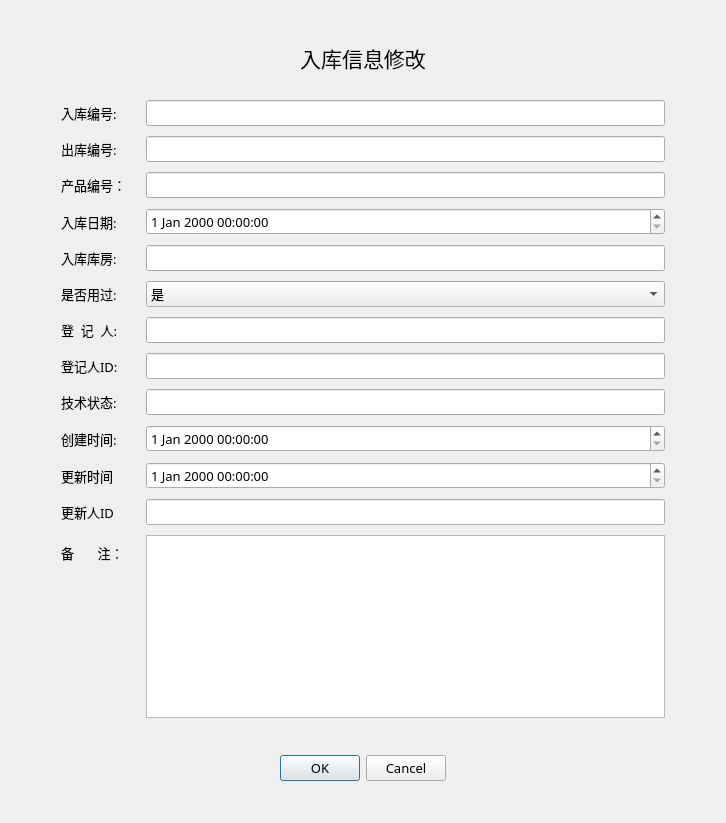
<?xml version="1.0" encoding="UTF-8"?>
<ui version="4.0">
 <class>Dialog</class>
 <widget class="QDialog" name="Dialog">
  <property name="enabled">
   <bool>true</bool>
  </property>
  <property name="geometry">
   <rect>
    <x>0</x>
    <y>0</y>
    <width>726</width>
    <height>823</height>
   </rect>
  </property>
  <property name="font">
   <font>
    <family>微软雅黑 Light</family>
    <pointsize>10</pointsize>
   </font>
  </property>
  <property name="windowTitle">
   <string>入库信息查看</string>
  </property>
  <layout class="QVBoxLayout" name="verticalLayout">
   <item>
    <spacer name="verticalSpacer_2">
     <property name="orientation">
      <enum>Qt::Vertical</enum>
     </property>
     <property name="sizeHint" stdset="0">
      <size>
       <width>20</width>
       <height>40</height>
      </size>
     </property>
    </spacer>
   </item>
   <item>
    <widget class="QLabel" name="label">
     <property name="font">
      <font>
       <family>Adobe Devanagari</family>
       <pointsize>16</pointsize>
      </font>
     </property>
     <property name="text">
      <string>入库信息修改</string>
     </property>
     <property name="alignment">
      <set>Qt::AlignCenter</set>
     </property>
    </widget>
   </item>
   <item>
    <layout class="QFormLayout" name="formLayout">
     <property name="labelAlignment">
      <set>Qt::AlignLeading|Qt::AlignLeft|Qt::AlignVCenter</set>
     </property>
     <property name="horizontalSpacing">
      <number>20</number>
     </property>
     <property name="verticalSpacing">
      <number>10</number>
     </property>
     <property name="leftMargin">
      <number>50</number>
     </property>
     <property name="topMargin">
      <number>20</number>
     </property>
     <property name="rightMargin">
      <number>50</number>
     </property>
     <item row="0" column="0">
      <widget class="QLabel" name="label_10">
       <property name="text">
        <string>入库编号:</string>
       </property>
      </widget>
     </item>
     <item row="0" column="1">
      <widget class="QLineEdit" name="inNO">
       <property name="enabled">
        <bool>true</bool>
       </property>
      </widget>
     </item>
     <item row="1" column="0">
      <widget class="QLabel" name="label_2">
       <property name="text">
        <string>出库编号:</string>
       </property>
      </widget>
     </item>
     <item row="1" column="1">
      <widget class="QLineEdit" name="outNO">
       <property name="enabled">
        <bool>true</bool>
       </property>
      </widget>
     </item>
     <item row="2" column="0">
      <widget class="QLabel" name="Label">
       <property name="text">
        <string>产品编号：</string>
       </property>
      </widget>
     </item>
     <item row="2" column="1">
      <widget class="QLineEdit" name="productNO">
       <property name="enabled">
        <bool>true</bool>
       </property>
      </widget>
     </item>
     <item row="3" column="0">
      <widget class="QLabel" name="label_3">
       <property name="text">
        <string>入库日期:</string>
       </property>
      </widget>
     </item>
     <item row="3" column="1">
      <widget class="QDateTimeEdit" name="inDate">
       <property name="enabled">
        <bool>true</bool>
       </property>
      </widget>
     </item>
     <item row="4" column="0">
      <widget class="QLabel" name="Label_2">
       <property name="text">
        <string>入库库房:</string>
       </property>
      </widget>
     </item>
     <item row="4" column="1">
      <widget class="QLineEdit" name="inStorageNo">
       <property name="enabled">
        <bool>true</bool>
       </property>
      </widget>
     </item>
     <item row="5" column="0">
      <widget class="QLabel" name="label_4">
       <property name="text">
        <string>是否用过:</string>
       </property>
      </widget>
     </item>
     <item row="5" column="1">
      <widget class="QComboBox" name="isUsed">
       <property name="enabled">
        <bool>true</bool>
       </property>
       <item>
        <property name="text">
         <string>是</string>
        </property>
       </item>
       <item>
        <property name="text">
         <string>否</string>
        </property>
       </item>
      </widget>
     </item>
     <item row="6" column="0">
      <widget class="QLabel" name="Label_3">
       <property name="text">
        <string>登  记  人:</string>
       </property>
      </widget>
     </item>
     <item row="6" column="1">
      <widget class="QLineEdit" name="inRecorderPerson">
       <property name="enabled">
        <bool>true</bool>
       </property>
      </widget>
     </item>
     <item row="7" column="0">
      <widget class="QLabel" name="label_5">
       <property name="text">
        <string>登记人ID:</string>
       </property>
      </widget>
     </item>
     <item row="7" column="1">
      <widget class="QLineEdit" name="inRecorderID"/>
     </item>
     <item row="8" column="0">
      <widget class="QLabel" name="Label_4">
       <property name="text">
        <string>技术状态:</string>
       </property>
      </widget>
     </item>
     <item row="8" column="1">
      <widget class="QLineEdit" name="inTechState">
       <property name="enabled">
        <bool>true</bool>
       </property>
      </widget>
     </item>
     <item row="9" column="0">
      <widget class="QLabel" name="Label_13">
       <property name="text">
        <string>创建时间:</string>
       </property>
      </widget>
     </item>
     <item row="9" column="1">
      <widget class="QDateTimeEdit" name="createTime">
       <property name="enabled">
        <bool>true</bool>
       </property>
       <property name="mouseTracking">
        <bool>true</bool>
       </property>
       <property name="focusPolicy">
        <enum>Qt::StrongFocus</enum>
       </property>
       <property name="acceptDrops">
        <bool>true</bool>
       </property>
       <property name="autoFillBackground">
        <bool>true</bool>
       </property>
      </widget>
     </item>
     <item row="10" column="0">
      <widget class="QLabel" name="label_7">
       <property name="text">
        <string>更新时间</string>
       </property>
      </widget>
     </item>
     <item row="10" column="1">
      <widget class="QDateTimeEdit" name="updateTime">
       <property name="enabled">
        <bool>true</bool>
       </property>
      </widget>
     </item>
     <item row="11" column="0">
      <widget class="QLabel" name="label_8">
       <property name="text">
        <string>更新人ID</string>
       </property>
      </widget>
     </item>
     <item row="11" column="1">
      <widget class="QLineEdit" name="updateID">
       <property name="enabled">
        <bool>true</bool>
       </property>
      </widget>
     </item>
     <item row="12" column="0">
      <widget class="QLabel" name="Label_12">
       <property name="text">
        <string>备       注：</string>
       </property>
      </widget>
     </item>
     <item row="12" column="1">
      <widget class="QTextEdit" name="remark">
       <property name="enabled">
        <bool>true</bool>
       </property>
      </widget>
     </item>
    </layout>
   </item>
   <item>
    <spacer name="verticalSpacer_3">
     <property name="orientation">
      <enum>Qt::Vertical</enum>
     </property>
     <property name="sizeHint" stdset="0">
      <size>
       <width>20</width>
       <height>40</height>
      </size>
     </property>
    </spacer>
   </item>
   <item alignment="Qt::AlignHCenter">
    <widget class="QDialogButtonBox" name="buttonBox">
     <property name="enabled">
      <bool>true</bool>
     </property>
     <property name="standardButtons">
      <set>QDialogButtonBox::Cancel|QDialogButtonBox::Ok</set>
     </property>
    </widget>
   </item>
   <item>
    <spacer name="verticalSpacer">
     <property name="orientation">
      <enum>Qt::Vertical</enum>
     </property>
     <property name="sizeHint" stdset="0">
      <size>
       <width>20</width>
       <height>40</height>
      </size>
     </property>
    </spacer>
   </item>
  </layout>
 </widget>
 <resources/>
 <connections/>
</ui>
